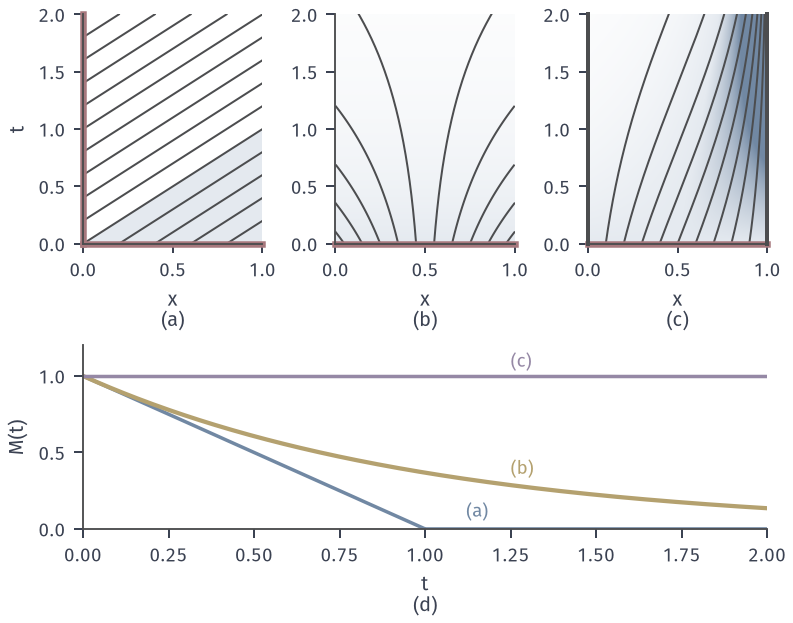

Generate this figure with Python:
# Target: mass balance on (0,1) for inflow/outflow, outflow on both ends, and no-flux velocities.
from pathlib import Path
import sys
sys.path.insert(0, str(Path(__file__).resolve().parents[1]/'transp-common'))
from transp_common import *
configure()
fig=plt.figure(figsize=(112/25.4,88/25.4),layout='constrained')
ax=fig.subplot_mosaic('abc;ddd',height_ratios=[1.25,1])
phi=lambda x,t:x*np.exp(t)/(1-x+x*np.exp(t))
tl=(0,2); x=np.linspace(0,1,401); t=np.linspace(*tl,401); X,T=np.meshgrid(x,t)
a,b,c,d=ax['a'],ax['b'],ax['c'],ax['d']
heat(a,np.where(X>T,1.0,0.0),(0,1),tl,vmax=2)
for x0 in np.arange(0,1,.2): a.plot([x0,1],[0,1-x0],color=CHAR,lw=.8)
for t0 in np.arange(.2,2,.2): a.plot([0,min(1,2-t0)],[t0,min(t0+1,2)],color=CHAR,lw=.8)
a.plot([0,0],[0,2],color=RED,lw=2.6,clip_on=False); a.plot([0,1],[0,0],color=RED,lw=2.6,clip_on=False)
heat(b,np.exp(-T),(0,1),tl,vmax=2)
for x0 in np.arange(.05,1,.1):
    tt=np.linspace(*tl,200); y=.5+(x0-.5)*np.exp(tt); m=(y>=0)&(y<=1); b.plot(y[m],tt[m],color=CHAR,lw=.8)
b.plot([0,1],[0,0],color=RED,lw=2.6,clip_on=False)
R=np.exp(-T)/(1-X+X*np.exp(-T))**2
heat(c,R,(0,1),tl,vmax=2)
for x0 in np.arange(.1,1,.1):
    tt=np.linspace(*tl,200); c.plot(phi(x0,tt),tt,color=CHAR,lw=.8)
c.plot([0,1],[0,0],color=RED,lw=2.6,clip_on=False)
c.plot([0,0],[0,2],color=CHAR,lw=1.6,clip_on=False); c.plot([1,1],[0,2],color=CHAR,lw=1.6,clip_on=False)
for A,tag in ((a,'(a)'),(b,'(b)'),(c,'(c)')):
    A.set_xlim(0,1); A.set_ylim(*tl); A.set_xticks([0,.5,1]); tail(A,'$x$',tag,'$t$' if tag=='(a)' else None)
tt=np.linspace(0,2,400)
# numerical mass by quadrature of the closed-form densities
xq=np.linspace(0,1,4001)
M1=[np.trapezoid(np.where(xq>s,1.0,0.0),xq) for s in tt]
M2=np.exp(-tt)
M3=[np.trapezoid(np.exp(-s)/(1-xq+xq*np.exp(-s))**2,xq) for s in tt]
d.plot(tt,M1,color=BLUE,lw=1.4); d.plot(tt,M2,color=YELLOW,lw=1.7); d.plot(tt,M3,color=PURPLE,lw=1.4)
d.text(1.12,.08,'(a)',color=BLUE,fontsize=7.5); d.text(1.25,.36,'(b)',color=YELLOW,fontsize=7.5); d.text(1.25,1.06,'(c)',color=PURPLE,fontsize=7.5)
d.set_xlim(0,2); d.set_ylim(0,1.2); tail(d,'$t$','(d)','$M(t)$')
print(M1[100],tt[100],M3[-1])
save(fig,Path(__file__).resolve().parent,'figure',{'a':'v=1,rho0=1,g=0','b':'v=x-1/2, rho0=1','c':'v=x(1-x), rho0=1'})
